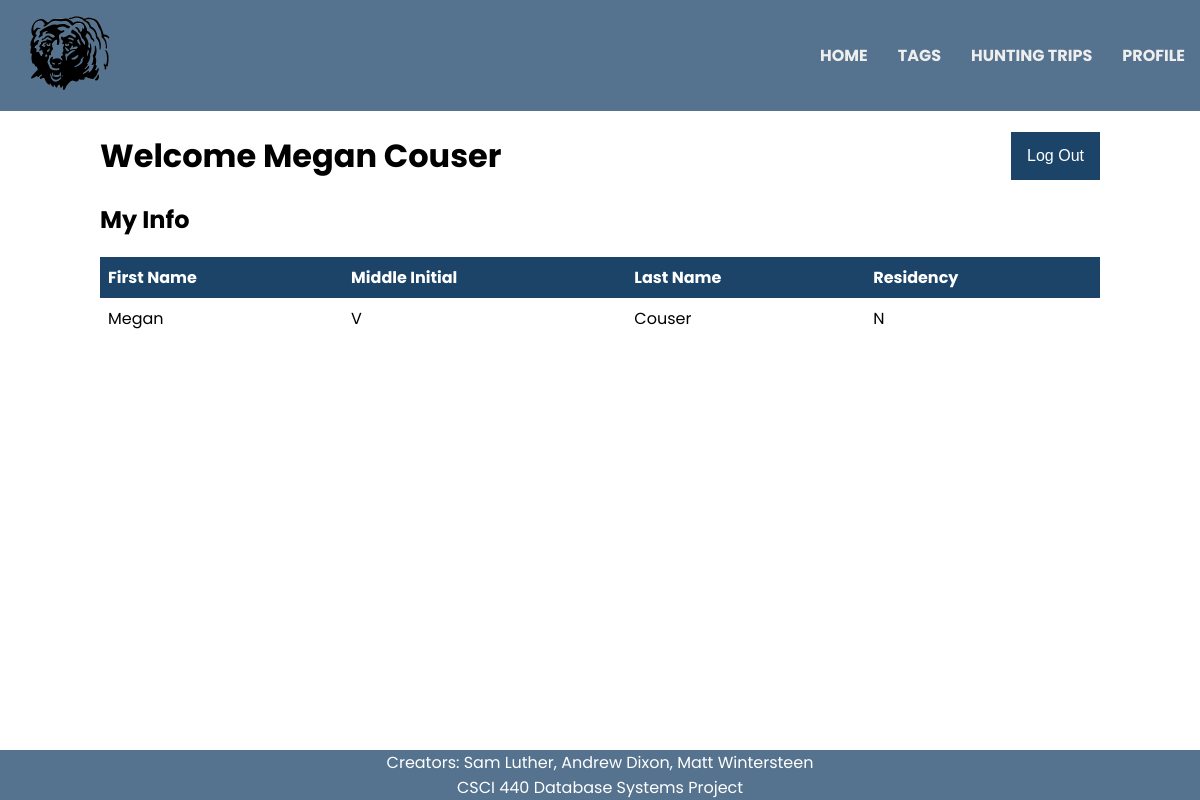
/profile.php (signed in), run on the app's committed database.
### tables this page shows
CREATE TABLE Hunter(
Hunter_id integer PRIMARY KEY,
h_password text NOT NULL,
Fname text NOT NULL,
Minit text,
Lname text NOT NULL,
Resident text);

### profile.php (the view, shortened to what this page needs)
<?php
include './meta/inc/header.php';
include_once './meta/assets/dbconnect.inc';
?>
<div class="container">
    <?php
    if(isset( $_SESSION['id'])){
        echo '<button id="logout_btn" onclick="window.location.href = \'meta/inc/logout.php\';">Log Out</button><h1>Welcome '.$_SESSION["Name"]."</h1>";
    }
        if ( ! empty( $_POST ) ) {
            $Hunter_id = $_POST['id'];
            $h_password = $_POST['password'];
            $sql = "SELECT * FROM Hunter WHERE Hunter_id='$Hunter_id' AND h_password='$h_password'";
            $result = $dbConn->query($sql) or die("Data query error");
            if($result-> num_rows > 0){
                echo "<h2>My Info</h2>";
                echo "<table>";
                 echo "<thead><tr><th>First Name</th><th>Middle Initial</th><th>Last Name</th><th>Residency</th></tr></thead><tbody>";
                while($row=$result->fetch_assoc()){
                    echo "<tr><td>".$row["Fname"]."</td><td>".$row["Minit"]."</td><td>".$row["Lname"]."</td><td>".$row["Resident"]."</td></tr>";
                    $_SESSION['id'] = $Hunter_id;
                    $_SESSION['Name'] = $row["Fname"]." ".$row["Lname"];
                }
                echo "</tbody></table>";
            } else {
                echo "No user found";
            }
        } else if(isset( $_SESSION['id'] )){
            $sql = "SELECT * FROM Hunter WHERE Hunter_id=".$_SESSION['id'].";";
            $result = $dbConn->query($sql) or die("Data query error");
            if($result-> num_rows > 0){
                echo "<h2>My Info</h2>";
                echo "<table>";
                 echo "<thead><tr><th>First Name</th><th>Middle Initial</th><th>Last Name</th><th>Residency</th></tr></thead><tbody>";
                while($row=$result->fetch_assoc()){
                    echo "<tr><td>".$row["Fname"]."</td><td>".$row["Minit"]."</td><td>".$row["Lname"]."</td><td>".$row["Resident"]."</td></tr>";
                }
                echo "</tbody></table>";
            }
        } else {
            header("Location: http://localhost:8080/tagtracker/");
        }
?>
</div>
<?php
include './meta/inc/footer.php';
?>

### meta/css/master.css (style rules this page uses)
body { font-size: 16px; font-family: 'Poppins', sans-serif; margin: 0px; padding: 0px; background-color: #FFF; }
table { border-collapse: collapse; width: 100%; }
th, td { text-align: left; padding: 8px; }
th { background-color: rgb(28,68,105); color: white; }
.container { width: 1000px; height 100%; margin: 0 auto; }
#logout_btn { background-color: rgb(28,68,105); border: none; color: white; padding: 15px 16px; text-align: center; text-decoration: none; display: inline-block; font-size: 16px; margin: 0px; cursor: pointer; float: right; }

### data on the page
hunter: Fname "Megan", Minit "V", Lname "Couser", Resident "N"

### other printed values
$_SESSION["Name"] "Megan Couser"
